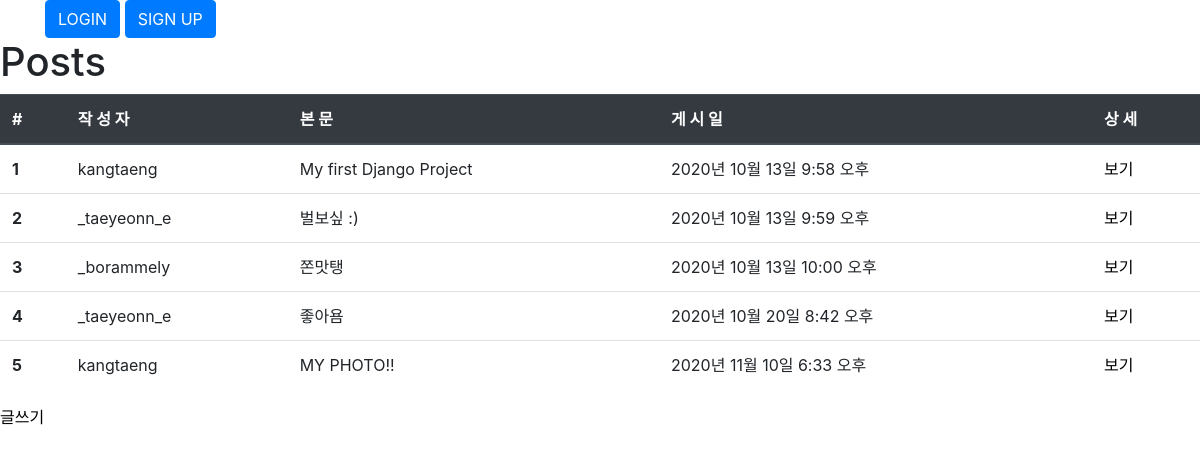
/posts/, run on the app's committed database.
### posts/models.py (models this page shows, shortened)
class Post(models.Model):
    user = models.ForeignKey(User, on_delete=models.CASCADE, null=False)
    body = models.TextField()
    image = models.ImageField(upload_to='posts', null=True)
    created_at = models.DateTimeField()
    liked_users = models.ManyToManyField(User, related_name='liked_posts')

### posts/views.py (the view)
# urls.py: path('', views.index, name='index'),
def index(request):
    posts = Post.objects.all()
    context = {'posts': posts}
    return render(request, 'posts/index.html', context)

### posts/templates/posts/index.html
{% extends "base.html" %}
{% load static %}
{% block style %}
<link rel="stylesheet" href="{% static 'posts/style.css' %}"   type="text/css">
{% endblock %}
{% block content %}
<h1>Posts</h1>
{% if posts %}
<table class="table table-hover">
  <thead class="thead-dark">
    <tr>
      <th>#</th>
      <th>작 성 자</th>
      <th>본 문</th>
      <th>게 시 일</th>
      <th>상 세</th>
    </tr>
  </thead>
  <tbody>
    {% for post in posts %}
    <tr>
      <th>{{ post.id }}</th>
      <td>{{ post.user.get_username }}</td>
      <td>{{ post.body }}</td>
      <td>{{ post.created_at }}</td>
      <td><a href="{% url 'posts:detail' post.id %}">보기</a></td>
    </tr>
    {% endfor %}
  </tbody>
</table>
{% else %}
<p>No Posts.</p>
{% endif %}
<a href="{% url 'posts:new' %}">글쓰기</a>
{% endblock %}

### templates/base.html (shortened to what this page needs)
{% load static %}
<!DOCTYPE html>
<html lang="en">
<head>
    <link rel="stylesheet" href="https://cdn.jsdelivr.net/npm/bootstrap@4.5.3/dist/css/bootstrap.min.css">
    <link rel="stylesheet" href="{% static 'style.css' %}" type="text/css">
    {% block style %}
    {% endblock %}
</head>
<body>
    {% if user.is_authenticated %}
    <div class="container">
        <form action="{% url 'accounts:logout' %}" method="POST">
            {% csrf_token %}
            {{ user.get_username }}님 환영합니다.
            <button type="submit" class="btn btn-primary">LOGOUT</button>
        </form>
    </div>
    {% else %}
    <div class="container">
        <a href="{% url 'accounts:login' %}">
            <button type="button" class="btn btn-primary">LOGIN</button>
        </a>
        <a href="{% url 'accounts:sign_up' %}">
            <button type="button" class="btn btn-primary">SIGN UP</button>
        </a>
    </div>
    {% endif %}
    {% block content %}
    {% endblock %}
</body>
</html>

### static/style.css (style rules this page uses)
* { box-sizing: border-box; margin: 0px; padding: 0px; }

### posts/static/posts/style.css (style rules this page uses)
body { font-family: -apple-system, BlinkMacSystemFont, "Segoe UI", Roboto, Oxygen, Ubuntu, Cantarell, "Open Sans", "Helvetica Neue", sans-serif; }
a { text-decoration: none; color: black; }

### data on the page
Post: id "1", user.get_username "kangtaeng", body "My first Django Project", created_at "2020년 10월 13일 9:58 오후"
Post: id "2", user.get_username "_taeyeonn_e", body "벌보싶 :)", created_at "2020년 10월 13일 9:59 오후"
Post: id "3", user.get_username "_borammely", body "쫀맛탱", created_at "2020년 10월 13일 10:00 오후"
Post: id "4", user.get_username "_taeyeonn_e", body "좋아욤", created_at "2020년 10월 20일 8:42 오후"
Post: id "5", user.get_username "kangtaeng", body "MY PHOTO!!", created_at "2020년 11월 10일 6:33 오후"
